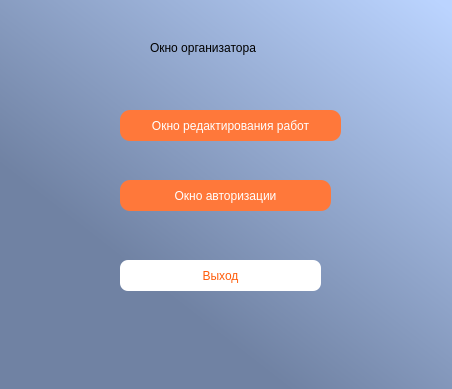
<?xml version="1.0" encoding="UTF-8"?>
<ui version="4.0">
 <class>OrganiserWindow</class>
 <widget class="QDialog" name="OrganiserWindow">
  <property name="geometry">
   <rect>
    <x>0</x>
    <y>0</y>
    <width>452</width>
    <height>389</height>
   </rect>
  </property>
  <property name="windowTitle">
   <string>Dialog</string>
  </property>
  <widget class="QLabel" name="label">
   <property name="geometry">
    <rect>
     <x>-6</x>
     <y>0</y>
     <width>461</width>
     <height>391</height>
    </rect>
   </property>
   <property name="styleSheet">
    <string notr="true">background-color: qlineargradient(spread:pad, x1:1, y1:0.0284091, x2:0.353, y2:0.733, stop:0.00497512 rgba(187, 212, 255, 255), stop:1 rgba(112, 130, 163, 255));</string>
   </property>
   <property name="text">
    <string/>
   </property>
  </widget>
  <widget class="QPushButton" name="backButton">
   <property name="geometry">
    <rect>
     <x>120</x>
     <y>180</y>
     <width>211</width>
     <height>31</height>
    </rect>
   </property>
   <property name="styleSheet">
    <string notr="true">background: rgb(255, 120, 58);
color: rgb(255, 255, 255);
border-radius: 10px;
font: 8pt &quot;Cascadia Code&quot;;</string>
   </property>
   <property name="text">
    <string>Окно авторизации</string>
   </property>
  </widget>
  <widget class="QPushButton" name="exitButton">
   <property name="geometry">
    <rect>
     <x>120</x>
     <y>260</y>
     <width>201</width>
     <height>31</height>
    </rect>
   </property>
   <property name="styleSheet">
    <string notr="true">background: rgb(255, 255, 255); 
color: rgb(255, 92, 10);
border-radius: 8px;
font: 8pt &quot;Cascadia Code&quot;;</string>
   </property>
   <property name="text">
    <string>Выход</string>
   </property>
  </widget>
  <widget class="QLabel" name="label_4">
   <property name="geometry">
    <rect>
     <x>150</x>
     <y>40</y>
     <width>151</width>
     <height>16</height>
    </rect>
   </property>
   <property name="styleSheet">
    <string notr="true">font: 9pt &quot;Cascadia Code&quot;;</string>
   </property>
   <property name="text">
    <string>Окно организатора</string>
   </property>
  </widget>
  <widget class="QPushButton" name="nextButton">
   <property name="geometry">
    <rect>
     <x>120</x>
     <y>110</y>
     <width>221</width>
     <height>31</height>
    </rect>
   </property>
   <property name="styleSheet">
    <string notr="true">background: rgb(255, 120, 58);
color: rgb(255, 255, 255);
border-radius: 10px;
font: 8pt &quot;Cascadia Code&quot;;</string>
   </property>
   <property name="text">
    <string>Окно редактирования работ</string>
   </property>
  </widget>
 </widget>
 <resources/>
 <connections/>
</ui>
